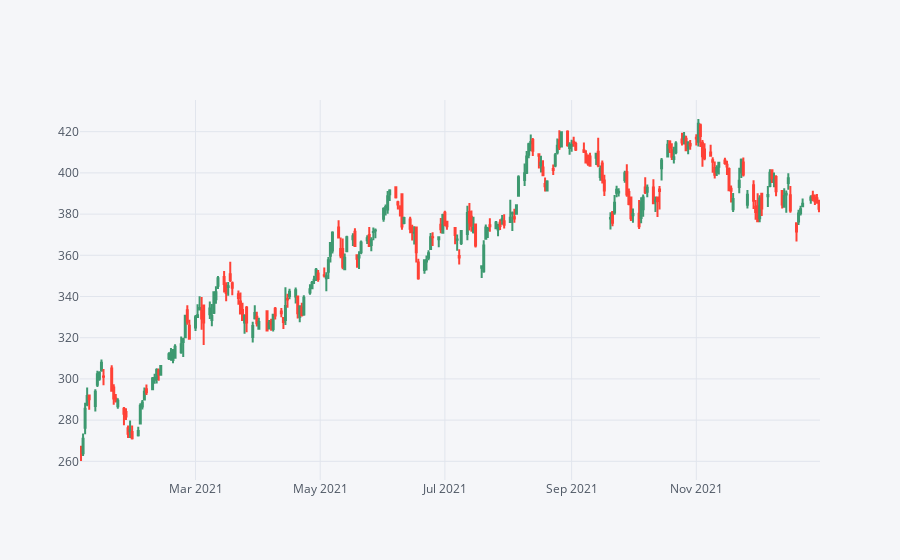

The notebook cell saved with this chart:
### Code cell
GS[['Open', 'High', 'Low', 'Close']]['2021-01-01':'2022-01-01'].iplot(kind='candle')

### Figure 1 — Plotly figure (JSON) as saved in the notebook; plotly's stock layout.template omitted (floating-point values rounded to 4 significant figures; data arrays with more than 128 entries replaced by an {"elided": "..."} marker saying what was removed)
{"data": [{"close": {"elided": "252 float values"}, "high": {"elided": "252 float values"}, "low": {"elided": "252 float values"}, "open": {"elided": "252 float values"}, "showlegend": false, "type": "candlestick", "x": {"elided": "252 str values"}, "yaxis": "y2"}], "layout": {"legend": {"bgcolor": "#F5F6F9", "font": {"color": "#4D5663"}}, "paper_bgcolor": "#F5F6F9", "plot_bgcolor": "#F5F6F9", "title": {"font": {"color": "#4D5663"}}, "xaxis": {"gridcolor": "#E1E5ED", "rangeslider": {"visible": false}, "showgrid": true, "tickfont": {"color": "#4D5663"}, "title": {"font": {"color": "#4D5663"}, "text": ""}, "zerolinecolor": "#E1E5ED"}, "yaxis": {"gridcolor": "#E1E5ED", "showgrid": true, "showticklabels": false, "tickfont": {"color": "#4D5663"}, "title": {"font": {"color": "#4D5663"}, "text": ""}, "zerolinecolor": "#E1E5ED"}, "yaxis2": {"gridcolor": "#E1E5ED", "showgrid": true, "tickfont": {"color": "#4D5663"}, "title": {"font": {"color": "#4D5663"}, "text": ""}, "zerolinecolor": "#E1E5ED"}}}
